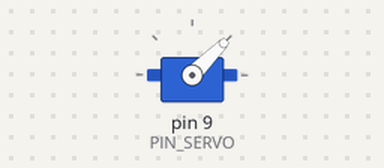
Bench run of a sketch on a simulated Arduino Uno, built with avr-gcc and run on an emulated ATmega328P. Shown: servo.

Above: at 0.05 s.
At 2.4 s:
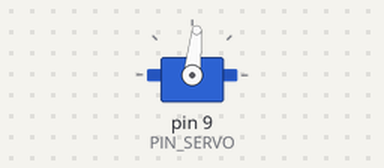
At 4.75 s:
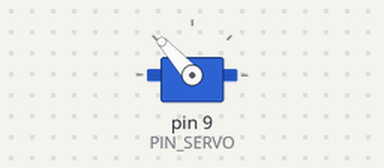
At 9.5 s:
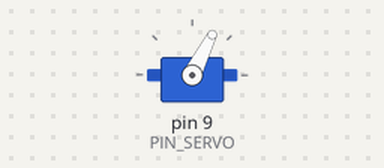
Timing chart, 0 to 13.0 s (numbered marks = the images above):
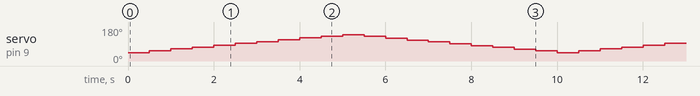

Measured:
- by itself, servo on pin 9 (PIN_SERVO): repeats every 10.0 s: 65° 0.50 s, 74° 0.50 s, 84° 0.50 s, 94° 0.50 s, 103° 0.50 s, 113° 0.50 s, 123° 0.50 s, 132° 0.50 s, 140° 0.50 s, 131° 0.50 s, 121° 0.50 s, 111° 0.50 s, 101° 0.50 s, 92° 0.50 s, 82° 0.50 s, 72° 0.50 s, 63° 0.50 s, 53° 0.50 s, 45° 0.50 s, 55° 0.50 s

The sketch:

actuator_test2.ino
```cpp
#include <Servo.h>

Servo myServo;
#define PIN_SERVO 9

void setup() {
  myServo.attach(PIN_SERVO);
}


void loop() {
  int d = 10;
  int delayMS = 500;
  int i = 0;

  for ( i = 1; i < 99; i += d ) {
    SetStrokePerc(i);
    delay(delayMS);
  }

  for ( i = 99; i > 1;  i -= d ) {
    SetStrokePerc(i);
    delay(delayMS);
  }
}
```

actuator_funcs.ino
```cpp
/*
  Linear Actuator Functions
*/

void SetStrokePerc(float strokePercentage) {
  if ( strokePercentage >= 1.0 && strokePercentage <= 99.0 ) {
    int usec = 1000 + strokePercentage * ( 2000 - 1000 ) / 100.0 ;
    myServo.writeMicroseconds( usec );
  }
}

void SetStrokeMM(int strokeReq,int strokeMax) {
  SetStrokePerc( ((float)strokeReq) / strokeMax );
}
```
